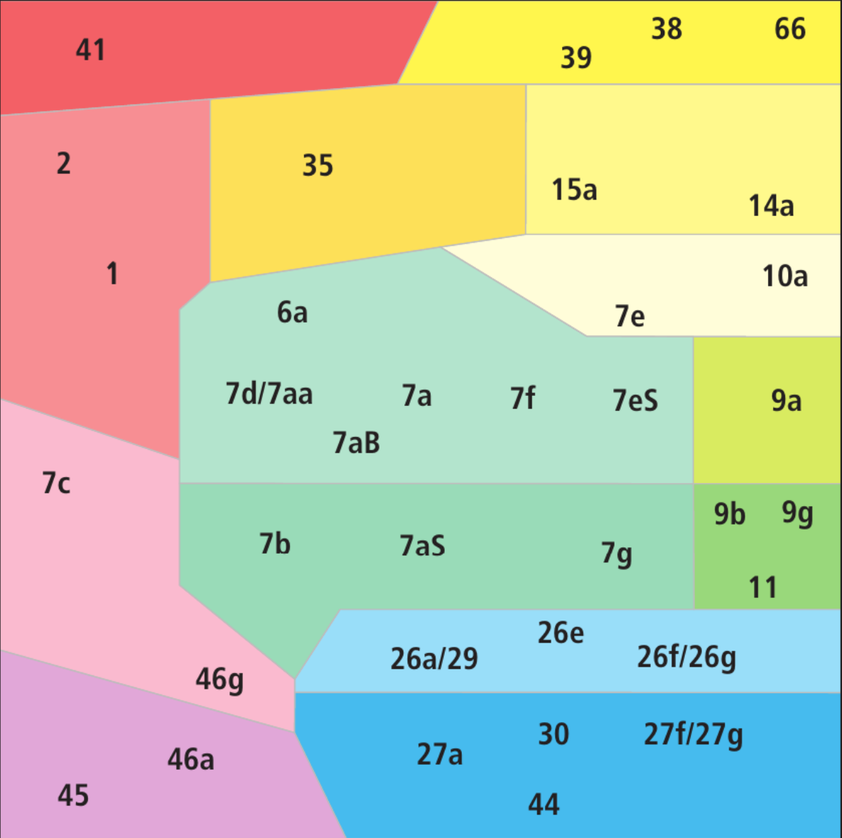
#> input picture img/background.png, 842 x 838 px, shrunk from 1185 x 1179 before the run, found by its file name
$ python graphs_v2.py
#> lines starting #> are read from the running program, lines starting #| are printed output that depends on the picture
import matplotlib.pyplot as plt
import matplotlib.image as mpimg

# load the Background image
img = mpimg.imread("/home/p/Documents/SemB/python/img/background.png")
#> img is the input picture: shape (838, 842, 4) float32; mean R, G, B, A 0.766, 0.775, 0.67, 1

# Plot the foundation of the Graph
# The y-axis
ax = plt.gca()
# Note the offset, needs consideration in further calculations??
ax.set_yticks([0.5, 1.5, 2.5, 3.5, 4.5, 5.0, 5.5])
ax.set_yticklabels(['Nass', 'Feucht', 'Frisch', 'Trocken', 'Sehr\nTrocken', '', ''])


# The x-axis
# Because of offset calculate -0.5 to each x-axis!!
ax.set_xticks([0.5, 1.5, 2.5, 3.5, 4.5, 5.0, 5.5])
ax.set_xticklabels(['Sauer', '', '', '', 'Basisch','', ''])
offset = 0.5

# load the image as the background
ax.imshow(img, extent=[0,5, 0,5], aspect='equal', zorder=0)

# Draw dots
# "Vegetationsaufnahmen 91_94.pdf"
# 1: Melampyrum pratense F 2, R 2
# 2: Rhty lore -> nicht gefunden
# 3: pleu schr -> nicht gefunden
# 4: hypn cupr -> nicht gefunden
# 5: dicr scop -> nicht gefunden
# 6: vaccinium myrtillus F 3, R 1
# 7: poly form -> nicht gefunden
# 8: hylo sple -> nicht gefunden
# 9: dryopteris dilitata aggr. F 3.5, R 2
# 10: thui tama -> nicht gefunden
# x_points = [2-offset, 1-offset, 2-offset]
# y_points = [2-offset, 3-offset, 3.5-offset]


# "1021.pdf"
# 1: Athyrium filix-femina F 3, R 2
# 2: Dryopteris filix-mas F 3.5, R 3
# 3: Oxalis acetosella F 3, R 2
# 4: Viol silv nicht gefunden -> Viola sylvestris F 3, R x
# 5: Polygonatum multiflorum F 3, R 4
# 6: Galium odoratum F 3, R 3
# 7: Anemone nemorosa F 3, R x
# 8: Lamium montanum F 3, R 3.5
# 9: Paris quadrifolia F 3.5, R 4
# 10: Primula elatior F 3.5, R 3 (aggr.) oder R 4
# 11: Milium effusum F 3, R 2
# 12: Carex sylvatica F 3.5, R 3
# 13: Galeopsis tetrahit F 3 , R 3
# 14: Pulmonaria obscura F 3.5, R 4
# 15: Arum maculatum F 3, R 3 (aggr.) oder R 4
# 16: Allium ursinum F 4, R 4
# 17: Mniu undu -> nicht gefunden
# 18: Circaea lutetiana F 3.5, R 4
# 19: Adoxa moschatellina F 3.5, R 4
# 20: Moehringia trinervia F 3, R 3 (aggr.) oder R 2
# 21: Mercurialis perennis F 3 (aggr.) oder F 3.5, R 4
# 22: Brachypodium sylvaticum F 3.5, R 3
# Zwei weitere Pflanzen nicht entzifferbar

# Die aggr. varianten wurden ignoriert
plants = [
    {"name": "Athyrium filix-femina", "f": 3, "r": 2},
    {"name": "Dryopteris filix-mas", "f": 3.5, "r": 3},
    {"name": "Oxalis acetosella", "f": 3, "r": 2},
#     {"name": "Viola sylvestris", "f": 3, "r": 0},
    {"name": "Polygonatum multiflorum", "f": 3, "r": 4},
    {"name": "Galium odoratum", "f": 3, "r": 3},
#     {"name": "Anemone nemorosa ", "f": 3, "r": 0},
    {"name": "Lamium montanum", "f": 3, "r": 3.5},
    {"name": "Paris quadrifolia", "f": 3.5, "r": 4},
    {"name": "Primula elatior", "f": 3.5, "r": 4},
    {"name": "Milium effusum", "f": 3, "r": 2},
    {"name": "Carex sylvatica", "f": 3.5, "r": 3},
    {"name": "Galeopsis tetrahit", "f": 3, "r": 3},
    {"name": "Pulmonaria obscura", "f": 3.5, "r": 4},
    {"name": "Arum maculatum", "f": 3, "r": 3},
    {"name": "Allium ursinum", "f": 4, "r": 4},
    {"name": "Circaea lutetiana ", "f": 3.5, "r": 4},
    {"name": "Adoxa moschatellina", "f": 3.5, "r": 4},
    {"name": "Moehringia trinervia", "f": 3, "r": 2},
    {"name": "Mercurialis perennis", "f": 3.5, "r": 4},
    {"name": "Brachypodium sylvaticum", "f": 3.5, "r": 3}
]

################## TESTING GROUND - Values incorrect
# plants = [{"name": "Athyrium filix-femina", "f": 3, "r": 3}]


# define the coordinate lists
x_points = []
y_points = []

# Validate input values
for plant in plants:
    if not (1 <= plant["r"] <= 5) or not (1 <= plant["f"] <= 5):
        raise ValueError(f"Invalid values for {plant['name']}: r={plant['r']}, f={plant['f']}")
# for each plant in the dictionary, add the x and y values to the coordinate list
# the 6 - plant[...] part is for inversion of the values, so i don't have
# to invert the y-aaxis
for plant in plants:
    r_val = plant["r"] - offset
    f_val = 6 - plant["f"] - offset
    x_points.append(r_val)
    y_points.append(f_val)


# plot the actual points
ax.plot(x_points, y_points, 'ko', markersize=6)  # 'ko' sets the color

# calculate the mean
x_points_mean = sum(x_points) / len(x_points)
y_points_mean = sum(y_points) / len(y_points)
ax.plot(x_points_mean, y_points_mean, 'ro', markersize=8)

# draw the area
# triangle_coords = [[x_points[0], y_points[0]],
#                    [x_points[1], y_points[1]],
#                    [x_points[2], y_points[2]]]
# area = Polygon(triangle_coords, closed=True,
#                facecolor='#ffffff', alpha=0.5, edgecolor='black')
# ax.add_patch(area)

# Create legend entries
legend_elements = [
    plt.Line2D([0], [0], marker='o', color='w', markerfacecolor='black', markersize=8, label='Melampyrum pratense'),
    plt.Line2D([0], [0], marker='o', color='w', markerfacecolor='black', markersize=8, label='Vaccinium myrtillus'),
    plt.Line2D([0], [0], marker='o', color='w', markerfacecolor='black', markersize=8, label='Dryopteris dilatata'),
    plt.Line2D([0], [0], marker='o', color='w', markerfacecolor='red', markersize=10, label='Zentrum')
]

# set Axis labels
plt.ylabel("Feuchtigkeit")
plt.xlabel("")

# Place legend outside to the right
ax.legend(handles=legend_elements,
          loc='upper left',
          bbox_to_anchor=(1, 1),  # Move right of plot
          frameon=True)  # Keep frame

# Adjust figure to make room for legend
plt.subplots_adjust(right=0.75)  # Leave 25% space on right

# show the plot
plt.show()
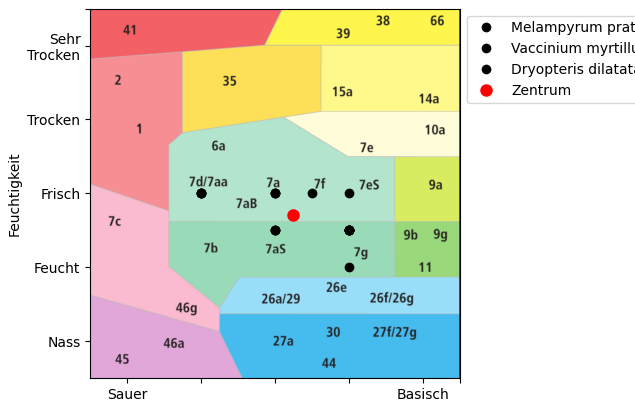
#> figure drawn by matplotlib, 1 panel
